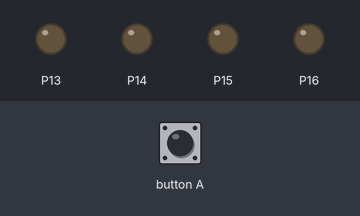
Simulated run of this program. Board: BBC micro:bit (MakeCode). On the bench: output pins drawn as LEDs (lit = HIGH). Dashed ring = blinking. The inputs (shaded band) are chosen by the test bench.

Above: at 1.2 s.
1.3 s: button A pressed for 0.15 s
At 2.2 s:
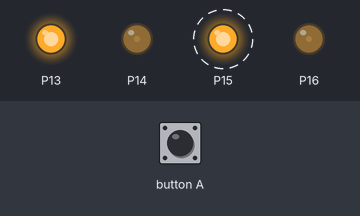
At 3.8 s:
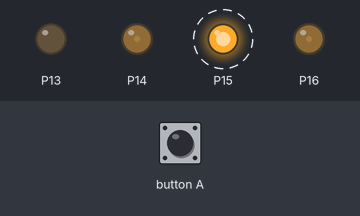
Timing chart, 0 to 7.0 s (numbered marks = the images above; inputs shaded):
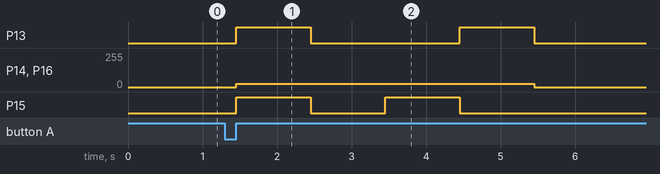

The program:

main.ts
```typescript
function まえ () {
    pins.digitalWritePin(DigitalPin.P13, 1)
    pins.analogWritePin(AnalogPin.P14, 100)
    pins.digitalWritePin(DigitalPin.P15, 1)
    pins.analogWritePin(AnalogPin.P16, 100)
}
input.onButtonPressed(Button.A, function () {
    まえ()
    basic.pause(1000)
    うしろ()
    basic.pause(1000)
    時計回り()
    basic.pause(1000)
    反時計回り()
    basic.pause(1000)
    停止()
})
function 時計回り () {
    pins.digitalWritePin(DigitalPin.P13, 0)
    pins.analogWritePin(AnalogPin.P14, 100)
    pins.digitalWritePin(DigitalPin.P15, 1)
    pins.analogWritePin(AnalogPin.P16, 100)
}
function 停止 () {
    pins.digitalWritePin(DigitalPin.P13, 0)
    pins.analogWritePin(AnalogPin.P14, 0)
    pins.digitalWritePin(DigitalPin.P15, 0)
    pins.analogWritePin(AnalogPin.P16, 0)
}
function 反時計回り () {
    pins.digitalWritePin(DigitalPin.P13, 1)
    pins.analogWritePin(AnalogPin.P14, 100)
    pins.digitalWritePin(DigitalPin.P15, 0)
    pins.analogWritePin(AnalogPin.P16, 100)
}
function うしろ () {
    pins.digitalWritePin(DigitalPin.P13, 0)
    pins.analogWritePin(AnalogPin.P14, 100)
    pins.digitalWritePin(DigitalPin.P15, 0)
    pins.analogWritePin(AnalogPin.P16, 100)
}
```

test.ts
```typescript
// テストはここに来ます。このパッケージが拡張機能として使用されるときにはコンパイルされません。
```

Measured:
- after the input at 1.3 s, P13: alternates HIGH for 1.0 s and LOW for 2.0 s, 4 changes in all, then stays LOW, starting after 0.15 s; P14, P16: 0/255 → 25/255 after 0.15 s, → 0/255 4.0 s later; P15: alternates HIGH for 1.0 s and LOW for 1.0 s, 4 changes in all, then stays LOW, starting after 0.15 s
